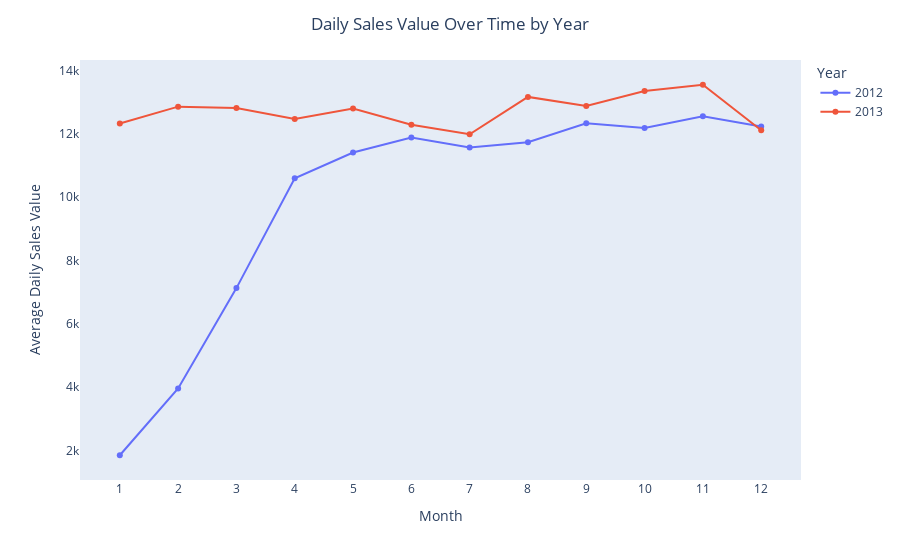

The cell this chart's notebook holds for it:
### Code cell
fig = px.line(
    x=daily_sales_avg_month["TRANS_DATE"].dt.month.astype("str"),
    y=daily_sales_avg_month["SALES_VALUE"],
    color=daily_sales_avg_month["TRANS_DATE"].dt.year,
    labels={
        "x": "Month",
        "y": "Average Daily Sales Value",
        "color": "Year",
    },
    markers=True,
)
fig.update_layout(
    title={
        "text": "Daily Sales Value Over Time by Year",
        "x": 0.5,
    },
    # Hide the grid lines
    xaxis=dict(showgrid=False),
    yaxis=dict(showgrid=False),
)

fig

### Figure 1 — Plotly figure (JSON) as saved in the notebook; plotly's stock layout.template omitted (floating-point values rounded to 4 significant figures)
{"data": [{"hovertemplate": "Year=2012<br>Month=%{x}<br>Average Daily Sales Value=%{y}<extra></extra>", "legendgroup": "2012", "line": {"color": "#636efa", "dash": "solid"}, "marker": {"symbol": "circle"}, "mode": "lines+markers", "name": "2012", "orientation": "v", "showlegend": true, "type": "scatter", "x": ["1", "2", "3", "4", "5", "6", "7", "8", "9", "10", "11", "12"], "xaxis": "x", "y": [1850.0, 3961.0, 7130.0, 10600.0, 11410.0, 11890.0, 11570.0, 11740.0, 12340.0, 12180.0, 12550.0, 12230.0], "yaxis": "y"}, {"hovertemplate": "Year=2013<br>Month=%{x}<br>Average Daily Sales Value=%{y}<extra></extra>", "legendgroup": "2013", "line": {"color": "#EF553B", "dash": "solid"}, "marker": {"symbol": "circle"}, "mode": "lines+markers", "name": "2013", "orientation": "v", "showlegend": true, "type": "scatter", "x": ["1", "2", "3", "4", "5", "6", "7", "8", "9", "10", "11", "12"], "xaxis": "x", "y": [12330.0, 12860.0, 12820.0, 12470.0, 12800.0, 12290.0, 11990.0, 13170.0, 12880.0, 13350.0, 13550.0, 12110.0], "yaxis": "y"}], "layout": {"legend": {"title": {"text": "Year"}, "tracegroupgap": 0}, "margin": {"t": 60}, "title": {"text": "Daily Sales Value Over Time by Year", "x": 0.5}, "xaxis": {"anchor": "y", "domain": [0, 1], "showgrid": false, "title": {"text": "Month"}}, "yaxis": {"anchor": "x", "domain": [0, 1], "showgrid": false, "title": {"text": "Average Daily Sales Value"}}}}
